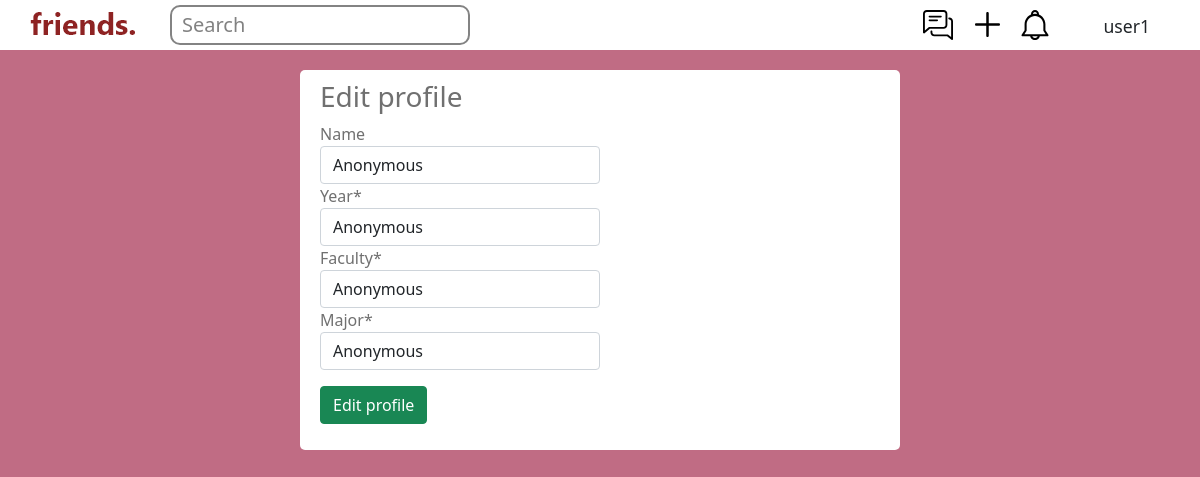
Screenshot of /edit_profile (signed in) with the database file from the repository.
### main/models.py (models this page shows, shortened)
class UserProfile(models.Model):
	user = models.OneToOneField(User, on_delete=models.CASCADE)
	name = models.CharField(max_length=50, default='Anonymous', blank=True)
	year = models.CharField(max_length=10, choices=(('Anonymous', 'Anonymous'),
		('1', '1'),('2', '2'), ('3', '3'), ('4', '4')), default='Anonymous')
	view_chronological = models.BooleanField(default=True)
	FACULTY_CHOICES = (
		('Anonymous', 'Anonymous'),
		('Business','Business'),
		('Computing', 'Computing'),
		('Science','Science'),
		('Law','Law'),
		('Wtv','Wtv'),
	)
	faculty = models.CharField(max_length=10, choices=FACULTY_CHOICES, default='Anonymous')
	major = models.CharField(max_length=50, default='Anonymous')

### main/views.py (the view)
# urls.py: path("edit_profile", views.editprofile, name="editprofile"),
@login_required(login_url='/loginprompt')
def editprofile(response):
	if response.method == "POST":
		form = EditProfileForm(response.POST, instance=response.user.userprofile)
		if form.is_valid():
			form = form.save(commit=False)
			form.save()
			messages.success(response, 'Your profile has been updated!')
		return HttpResponseRedirect("/profile/%i" % response.user.userprofile.id)
	else:
		form = EditProfileForm(instance=response.user.userprofile)
		return render(response, "main/edit_profile.html", {"form":form})

### main/forms.py
class EditProfileForm(forms.ModelForm):
	class Meta:
		model = UserProfile
		fields = ['name', 'year', 'faculty', 'major']

### main/templates/main/edit_profile.html (shortened to what this page needs)
{% extends 'main/base.html' %}
{% load crispy_forms_tags %}
{% block content %}
	<div class="center">
		<div class="requests">
			<h3>Edit profile</h3>
			<form style="width: 50%" method="post" action="/edit_profile">
				{{form|crispy}}
				<div class="input-group mb-3">
					<div class="input-group-prepend">
						<button type="submit", name="save" class="btn btn-success">Edit profile</button>
					</div>
				</div>
			</form>
		</div>
	</div>
{% endblock %}

### main/templates/main/base.html (shortened to what this page needs)
{% load static %}
<!doctype html>
<html lang="en">
<head>
	<link href="https://cdn.jsdelivr.net/npm/bootstrap@5.0.1/dist/css/bootstrap.min.css" rel="stylesheet">
	<link rel="stylesheet" href="{% static 'css/styles.css' %}">
</head>
<body>
	<nav class="topnav">
		<a class="brand" href="/">
			<img src="{% static 'images/friends.png' %}" alt="home">
		</a>
		<form class="searchbar" method="get" action="/search">
			<input class="bar" type="search" name="q" placeholder="Search" aria-label="Search">
		</form>
		{% if user.is_authenticated %}
			<a class="topnavicon" href="/notifications">
				<img class='bell' src="{% static 'images/bell.svg' %}" alt="notifs">
			</a>
			<a class="topnavicon" href="/create">
				<img class='plus' src="{% static 'images/plus.svg' %}" alt="create">
			</a>
			<a class="topnavicon" href="/chatlist">
				<img class='chatlist' src="{% static 'images/chat.svg' %}" alt="chatlist">
			</a>
			<div class="dropdown">
				<p>{{user}}</p>
			</div>
		{% endif %}
	</nav>
	<div class="main">
		{% block content %}
		{% endblock %}
	</div>
</body>
</html>

### main/static/css/styles.css (style rules this page uses)
a { color: black; text-decoration: none; }
.bell { height: 30px; position: absolute; right: 150px; margin-top: 10px; }
body { background-color: #c06c84; }
.bar { position: absolute; width: 300px; height: 40px; top: 5px; left: 50px; border-radius: 10px; opacity: 90%; border-style: solid; }
.bar::placeholder { position: absolute; font-size: 20px; top: 4px; left: 10px }
.brand { position: absolute; left: 30px; padding-top: 3px; }
.center { width: 50%; margin: 0 auto; padding-top: 20px; }
.chatlist { height: 30px; position: absolute; right: 247px; margin-top: 10px; }
.dropdown { position: absolute; display: inline-block; right: 50px; margin-top: 13px; font-size: 1.1rem; }
.main { margin-top: 50px; }
.plus { height: 25px; position: absolute; right: 200px; margin-top: 12px; }
.requests { background-color: white; border-radius: 5px; height: 100%; color: #707070; padding: 10px 20px; }
.searchbar { position: absolute; left: 120px; }
.topnav { position: fixed; top: 0; width: 100%; height: 50px; background-color: white; z-index: 1; }
.topnavicon { display: block; }

### rows the page displays
UserProfile: name "Anonymous", year "Anonymous", faculty "Anonymous", major "Anonymous"

### other values shown
{{ user }} "user1"
